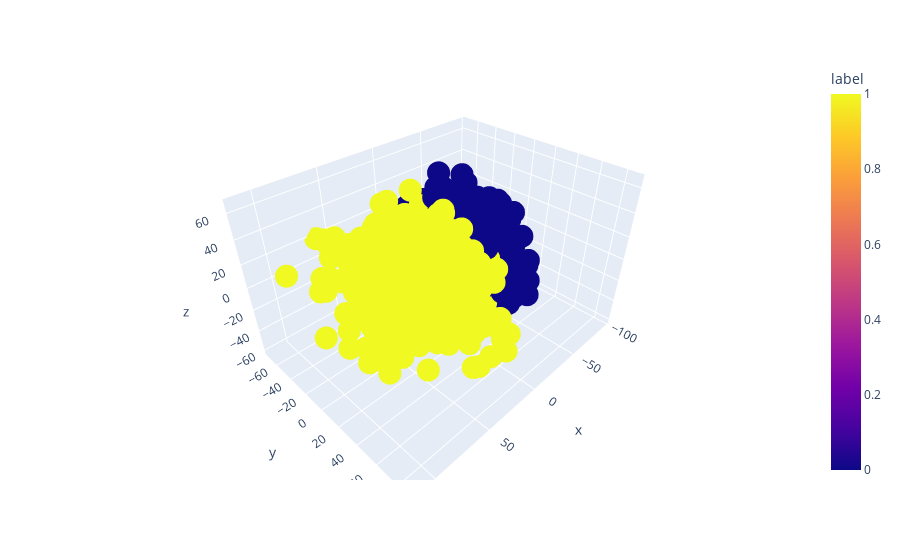

Source (notebook cell):
### Code cell
import plotly.express as px

fig = px.scatter_3d(df, x='x', y='y', z='z',
              color='label')
fig.show()

### Figure 1 — Plotly figure (JSON) as saved in the notebook; plotly's stock layout.template omitted (floating-point values rounded to 4 significant figures; data arrays with more than 128 entries replaced by an {"elided": "..."} marker saying what was removed)
{"data": [{"hovertemplate": "x=%{x}<br>y=%{y}<br>z=%{z}<br>label=%{marker.color}<extra></extra>", "legendgroup": "", "marker": {"color": {"elided": "2000 int values"}, "coloraxis": "coloraxis", "symbol": "circle"}, "mode": "markers", "name": "", "scene": "scene", "showlegend": false, "type": "scatter3d", "x": {"elided": "2000 float values"}, "y": {"elided": "2000 float values"}, "z": {"elided": "2000 float values"}}], "layout": {"coloraxis": {"colorbar": {"title": {"text": "label"}}, "colorscale": [[0, "#0d0887"], [0.1111, "#46039f"], [0.2222, "#7201a8"], [0.3333, "#9c179e"], [0.4444, "#bd3786"], [0.5556, "#d8576b"], [0.6667, "#ed7953"], [0.7778, "#fb9f3a"], [0.8889, "#fdca26"], [1, "#f0f921"]]}, "legend": {"tracegroupgap": 0}, "margin": {"t": 60}, "scene": {"domain": {"x": [0, 1], "y": [0, 1]}, "xaxis": {"title": {"text": "x"}}, "yaxis": {"title": {"text": "y"}}, "zaxis": {"title": {"text": "z"}}}}}
